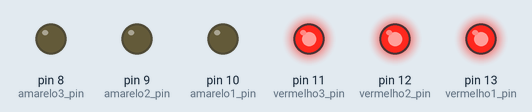
Simulated run of this sketch. Board: Arduino Uno, built with avr-gcc and run on an emulated ATmega328P. On the bench: output pins drawn as LEDs (lit = HIGH).

Above: at 0.5 s.
At 3.5 s:
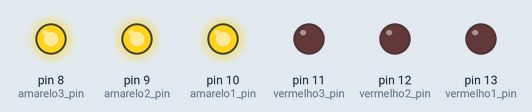
Timing chart, 0 to 4.6 s (numbered marks = the images above):
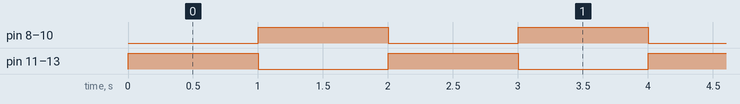

The sketch:

aula03.ino
```cpp
int vermelho1_pin = 13;
int vermelho2_pin = 12;
int vermelho3_pin = 11;
int amarelo1_pin = 10;
int amarelo2_pin = 9;
int amarelo3_pin = 8;

void setup(){
  pinMode(vermelho1_pin, OUTPUT);
  pinMode(vermelho2_pin, OUTPUT);
  pinMode(vermelho3_pin, OUTPUT);
  pinMode(amarelo1_pin, OUTPUT);
  pinMode(amarelo2_pin, OUTPUT);
  pinMode(amarelo3_pin, OUTPUT);
}

void loop(){
  digitalWrite(vermelho1_pin, HIGH);
  digitalWrite(vermelho2_pin, HIGH);
  digitalWrite(vermelho3_pin, HIGH);
  digitalWrite(amarelo1_pin, LOW);
  digitalWrite(amarelo2_pin, LOW);
  digitalWrite(amarelo3_pin, LOW);
  delay(1000); // Espera 1000 milisegundos

  digitalWrite(amarelo1_pin, HIGH);
  digitalWrite(amarelo2_pin, HIGH);
  digitalWrite(amarelo3_pin, HIGH);
  digitalWrite(vermelho1_pin, LOW);
  digitalWrite(vermelho2_pin, LOW);
  digitalWrite(vermelho3_pin, LOW);
  delay(1000); // Espera 1000 milisegundos
}
```

Measured:
- by itself, pin 8 (amarelo3_pin), pin 9 (amarelo2_pin), pin 10 (amarelo1_pin), pin 11 (vermelho3_pin), pin 12 (vermelho2_pin), pin 13 (vermelho1_pin): alternates HIGH for 1.0 s and LOW for 1.0 s
